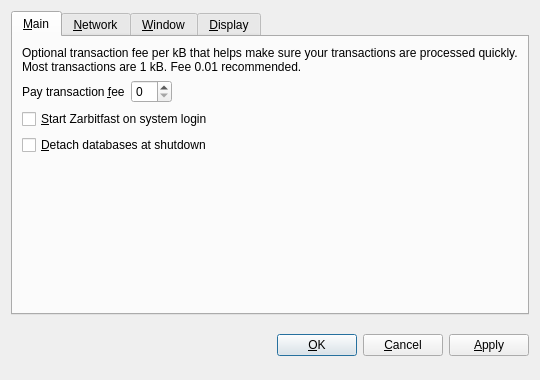
<?xml version="1.0" encoding="UTF-8"?>
<ui version="4.0">
 <class>OptionsDialog</class>
 <widget class="QDialog" name="OptionsDialog">
  <property name="geometry">
   <rect>
    <x>0</x>
    <y>0</y>
    <width>540</width>
    <height>380</height>
   </rect>
  </property>
  <property name="windowTitle">
   <string>Options</string>
  </property>
  <property name="modal">
   <bool>true</bool>
  </property>
  <layout class="QVBoxLayout" name="verticalLayout">
   <item>
    <widget class="QTabWidget" name="tabWidget">
     <property name="tabPosition">
      <enum>QTabWidget::North</enum>
     </property>
     <property name="currentIndex">
      <number>0</number>
     </property>
     <widget class="QWidget" name="tabMain">
      <attribute name="title">
       <string>&amp;Main</string>
      </attribute>
      <layout class="QVBoxLayout" name="verticalLayout_Main">
       <item>
        <widget class="QLabel" name="transactionFeeInfoLabel">
         <property name="text">
          <string>Optional transaction fee per kB that helps make sure your transactions are processed quickly. Most transactions are 1 kB. Fee 0.01 recommended.</string>
         </property>
         <property name="textFormat">
          <enum>Qt::PlainText</enum>
         </property>
         <property name="wordWrap">
          <bool>true</bool>
         </property>
        </widget>
       </item>
       <item>
        <layout class="QHBoxLayout" name="horizontalLayout_Main">
         <item>
          <widget class="QLabel" name="transactionFeeLabel">
           <property name="text">
            <string>Pay transaction &amp;fee</string>
           </property>
           <property name="textFormat">
            <enum>Qt::PlainText</enum>
           </property>
           <property name="buddy">
            <cstring>transactionFee</cstring>
           </property>
          </widget>
         </item>
         <item>
          <widget class="BitcoinAmountField" name="transactionFee"/>
         </item>
         <item>
          <spacer name="horizontalSpacer_Main">
           <property name="orientation">
            <enum>Qt::Horizontal</enum>
           </property>
           <property name="sizeHint" stdset="0">
            <size>
             <width>40</width>
             <height>20</height>
            </size>
           </property>
          </spacer>
         </item>
        </layout>
       </item>
       <item>
        <widget class="QCheckBox" name="bitcoinAtStartup">
         <property name="toolTip">
          <string>Automatically start Zarbitfast after logging in to the system.</string>
         </property>
         <property name="text">
          <string>&amp;Start Zarbitfast on system login</string>
         </property>
        </widget>
       </item>
       <item>
        <widget class="QCheckBox" name="detachDatabases">
         <property name="toolTip">
          <string>Detach block and address databases at shutdown. This means they can be moved to another data directory, but it slows down shutdown. The wallet is always detached.</string>
         </property>
         <property name="text">
          <string>&amp;Detach databases at shutdown</string>
         </property>
        </widget>
       </item>
       <item>
        <spacer name="verticalSpacer_Main">
         <property name="orientation">
          <enum>Qt::Vertical</enum>
         </property>
         <property name="sizeHint" stdset="0">
          <size>
           <width>20</width>
           <height>40</height>
          </size>
         </property>
        </spacer>
       </item>
      </layout>
     </widget>
     <widget class="QWidget" name="tabNetwork">
      <attribute name="title">
       <string>&amp;Network</string>
      </attribute>
      <layout class="QVBoxLayout" name="verticalLayout_Network">
       <item>
        <widget class="QCheckBox" name="mapPortUpnp">
         <property name="toolTip">
          <string>Automatically open the Zarbitfast client port on the router. This only works when your router supports UPnP and it is enabled.</string>
         </property>
         <property name="text">
          <string>Map port using &amp;UPnP</string>
         </property>
        </widget>
       </item>
       <item>
        <widget class="QCheckBox" name="connectSocks">
         <property name="toolTip">
          <string>Connect to the Zarbitfast network through a SOCKS proxy (e.g. when connecting through Tor).</string>
         </property>
         <property name="text">
          <string>&amp;Connect through SOCKS proxy:</string>
         </property>
        </widget>
       </item>
       <item>
        <layout class="QHBoxLayout" name="horizontalLayout_Network">
         <item>
          <widget class="QLabel" name="proxyIpLabel">
           <property name="text">
            <string>Proxy &amp;IP:</string>
           </property>
           <property name="textFormat">
            <enum>Qt::PlainText</enum>
           </property>
           <property name="buddy">
            <cstring>proxyIp</cstring>
           </property>
          </widget>
         </item>
         <item>
          <widget class="QValidatedLineEdit" name="proxyIp">
           <property name="maximumSize">
            <size>
             <width>140</width>
             <height>16777215</height>
            </size>
           </property>
           <property name="toolTip">
            <string>IP address of the proxy (e.g. 127.0.0.1)</string>
           </property>
          </widget>
         </item>
         <item>
          <widget class="QLabel" name="proxyPortLabel">
           <property name="text">
            <string>&amp;Port:</string>
           </property>
           <property name="textFormat">
            <enum>Qt::PlainText</enum>
           </property>
           <property name="buddy">
            <cstring>proxyPort</cstring>
           </property>
          </widget>
         </item>
         <item>
          <widget class="QLineEdit" name="proxyPort">
           <property name="maximumSize">
            <size>
             <width>55</width>
             <height>16777215</height>
            </size>
           </property>
           <property name="toolTip">
            <string>Port of the proxy (e.g. 9050)</string>
           </property>
          </widget>
         </item>
         <item>
          <widget class="QLabel" name="socksVersionLabel">
           <property name="text">
            <string>SOCKS &amp;Version:</string>
           </property>
           <property name="textFormat">
            <enum>Qt::PlainText</enum>
           </property>
           <property name="buddy">
            <cstring>socksVersion</cstring>
           </property>
          </widget>
         </item>
         <item>
          <widget class="QValueComboBox" name="socksVersion">
           <property name="toolTip">
            <string>SOCKS version of the proxy (e.g. 5)</string>
           </property>
          </widget>
         </item>
         <item>
          <spacer name="horizontalSpacer_Network">
           <property name="orientation">
            <enum>Qt::Horizontal</enum>
           </property>
           <property name="sizeHint" stdset="0">
            <size>
             <width>40</width>
             <height>20</height>
            </size>
           </property>
          </spacer>
         </item>
        </layout>
       </item>
       <item>
        <spacer name="verticalSpacer_Network">
         <property name="orientation">
          <enum>Qt::Vertical</enum>
         </property>
         <property name="sizeHint" stdset="0">
          <size>
           <width>20</width>
           <height>40</height>
          </size>
         </property>
        </spacer>
       </item>
      </layout>
     </widget>
     <widget class="QWidget" name="tabWindow">
      <attribute name="title">
       <string>&amp;Window</string>
      </attribute>
      <layout class="QVBoxLayout" name="verticalLayout_Window">
       <item>
        <widget class="QCheckBox" name="minimizeToTray">
         <property name="toolTip">
          <string>Show only a tray icon after minimizing the window.</string>
         </property>
         <property name="text">
          <string>&amp;Minimize to the tray instead of the taskbar</string>
         </property>
        </widget>
       </item>
       <item>
        <widget class="QCheckBox" name="minimizeOnClose">
         <property name="toolTip">
          <string>Minimize instead of exit the application when the window is closed. When this option is enabled, the application will be closed only after selecting Quit in the menu.</string>
         </property>
         <property name="text">
          <string>M&amp;inimize on close</string>
         </property>
        </widget>
       </item>
       <item>
        <spacer name="verticalSpacer_Window">
         <property name="orientation">
          <enum>Qt::Vertical</enum>
         </property>
         <property name="sizeHint" stdset="0">
          <size>
           <width>20</width>
           <height>40</height>
          </size>
         </property>
        </spacer>
       </item>
      </layout>
     </widget>
     <widget class="QWidget" name="tabDisplay">
      <attribute name="title">
       <string>&amp;Display</string>
      </attribute>
      <layout class="QVBoxLayout" name="verticalLayout_Display">
       <item>
        <layout class="QHBoxLayout" name="horizontalLayout_1_Display">
         <item>
          <widget class="QLabel" name="langLabel">
           <property name="text">
            <string>User Interface &amp;language:</string>
           </property>
           <property name="textFormat">
            <enum>Qt::PlainText</enum>
           </property>
           <property name="buddy">
            <cstring>lang</cstring>
           </property>
          </widget>
         </item>
         <item>
          <widget class="QValueComboBox" name="lang">
           <property name="toolTip">
            <string>The user interface language can be set here. This setting will take effect after restarting Zarbitfast.</string>
           </property>
          </widget>
         </item>
        </layout>
       </item>
       <item>
        <layout class="QHBoxLayout" name="horizontalLayout_2_Display">
         <item>
          <widget class="QLabel" name="unitLabel">
           <property name="text">
            <string>&amp;Unit to show amounts in:</string>
           </property>
           <property name="textFormat">
            <enum>Qt::PlainText</enum>
           </property>
           <property name="buddy">
            <cstring>unit</cstring>
           </property>
          </widget>
         </item>
         <item>
          <widget class="QValueComboBox" name="unit">
           <property name="toolTip">
            <string>Choose the default subdivision unit to show in the interface and when sending coins.</string>
           </property>
          </widget>
         </item>
        </layout>
       </item>
       <item>
        <widget class="QCheckBox" name="displayAddresses">
         <property name="toolTip">
          <string>Whether to show Zarbitfast addresses in the transaction list or not.</string>
         </property>
         <property name="text">
          <string>&amp;Display addresses in transaction list</string>
         </property>
        </widget>
       </item>
       <item>
        <widget class="QCheckBox" name="coinControlFeatures">
         <property name="toolTip">
          <string>Whether to show coin control features or not.</string>
         </property>
         <property name="text">
          <string>Display coin &amp;control features (experts only!)</string>
         </property>
        </widget>
       </item>
       <item>
        <spacer name="verticalSpacer_Display">
         <property name="orientation">
          <enum>Qt::Vertical</enum>
         </property>
         <property name="sizeHint" stdset="0">
          <size>
           <width>20</width>
           <height>40</height>
          </size>
         </property>
        </spacer>
       </item>
      </layout>
     </widget>
    </widget>
   </item>
   <item>
    <layout class="QHBoxLayout" name="horizontalLayout_Buttons">
     <item>
      <spacer name="horizontalSpacer_1">
       <property name="orientation">
        <enum>Qt::Horizontal</enum>
       </property>
       <property name="sizeHint" stdset="0">
        <size>
         <width>40</width>
         <height>48</height>
        </size>
       </property>
      </spacer>
     </item>
     <item>
      <widget class="QLabel" name="statusLabel">
       <property name="font">
        <font>
         <weight>75</weight>
         <bold>true</bold>
        </font>
       </property>
       <property name="text">
        <string/>
       </property>
       <property name="textFormat">
        <enum>Qt::PlainText</enum>
       </property>
       <property name="wordWrap">
        <bool>true</bool>
       </property>
      </widget>
     </item>
     <item>
      <spacer name="horizontalSpacer_2">
       <property name="orientation">
        <enum>Qt::Horizontal</enum>
       </property>
       <property name="sizeHint" stdset="0">
        <size>
         <width>40</width>
         <height>48</height>
        </size>
       </property>
      </spacer>
     </item>
     <item>
      <widget class="QPushButton" name="okButton">
       <property name="text">
        <string>&amp;OK</string>
       </property>
      </widget>
     </item>
     <item>
      <widget class="QPushButton" name="cancelButton">
       <property name="text">
        <string>&amp;Cancel</string>
       </property>
       <property name="autoDefault">
        <bool>false</bool>
       </property>
      </widget>
     </item>
     <item>
      <widget class="QPushButton" name="applyButton">
       <property name="text">
        <string>&amp;Apply</string>
       </property>
       <property name="autoDefault">
        <bool>false</bool>
       </property>
      </widget>
     </item>
    </layout>
   </item>
  </layout>
 </widget>
 <customwidgets>
  <customwidget>
   <class>BitcoinAmountField</class>
   <extends>QSpinBox</extends>
   <header>bitcoinamountfield.h</header>
  </customwidget>
  <customwidget>
   <class>QValueComboBox</class>
   <extends>QComboBox</extends>
   <header>qvaluecombobox.h</header>
  </customwidget>
  <customwidget>
   <class>QValidatedLineEdit</class>
   <extends>QLineEdit</extends>
   <header>qvalidatedlineedit.h</header>
  </customwidget>
 </customwidgets>
 <resources/>
 <connections/>
</ui>
